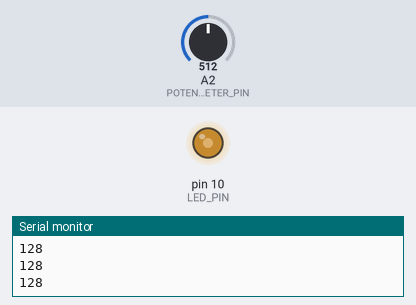
The sketch below on a simulated Arduino Uno, built with avr-gcc and run on an emulated ATmega328P. Shown: output pins drawn as LEDs (lit = HIGH), the last lines printed to the serial monitor. Inputs (shaded band) come from the test bench; at power-on: A2 (POTENTIOMETER_PIN) = 512.

Above: at 1.2 s.
1.3 s: A2 (POTENTIOMETER_PIN) set to 716
At 1.7 s:
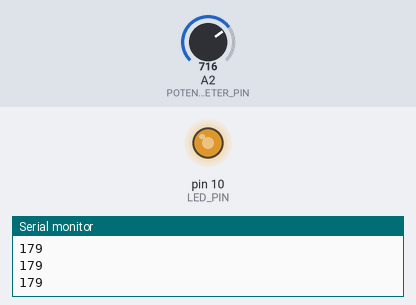
2.8 s: A2 (POTENTIOMETER_PIN) set to 900
At 4.0 s:
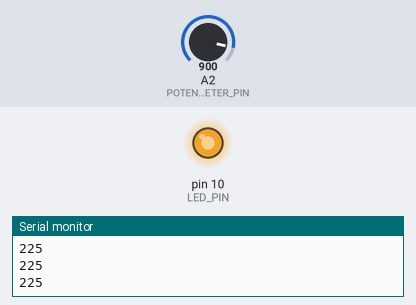
4.3 s: A2 (POTENTIOMETER_PIN) set to 122
At 5.2 s:
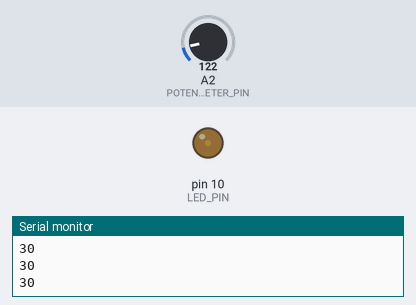
5.8 s: A2 (POTENTIOMETER_PIN) set to 0
At 6.3 s:
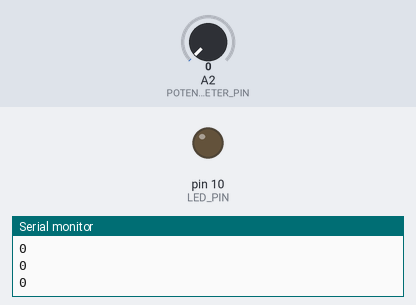
Timing chart, 0 to 8.3 s (numbered marks = the images above; inputs shaded):
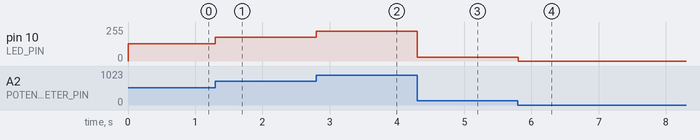

Measured:
- after the input at 1.3 s, pin 10 (LED_PIN): 128/255 → 179/255 at once
- after the input at 2.8 s, pin 10 (LED_PIN): 179/255 → 225/255 at once
- after the input at 4.3 s, pin 10 (LED_PIN): 225/255 → 30/255 at once
- after the input at 5.8 s, pin 10 (LED_PIN): 30/255 → 0/255 at once

The sketch:

sketch_oct28b.ino
```cpp
#include <EEPROM.h>
#define POTENTIOMETER_PIN A2
#define LED_PIN 10

int max_brightness;
int brightness;
void setup() {
  // put your setup code here, to run once:
  Serial.begin(9600);
  pinMode(LED_PIN, OUTPUT);
  pinMode(POTENTIOMETER_PIN, INPUT);
  max_brightness = EEPROM.read(3);
  Serial.println(max_brightness);
}

void loop() {
  // put your main code here, to run repeatedly:
  // LED on PIN 10 - fade in/out from potenitiometer
  // max intensity from serial input
  // Save max intensity to EEPROM
  if (Serial.available()> 0){
     max_brightness = Serial.parseInt();
     EEPROM.update(3, max_brightness);
  }
  brightness = (analogRead(POTENTIOMETER_PIN)) / 4;
  if (brightness <= max_brightness){
    analogWrite(LED_PIN, brightness);
    Serial.println(analogRead(POTENTIOMETER_PIN) / 4);
  }
  else{
    Serial.print("Maximum Brightness reached of: ");
    Serial.println(max_brightness);
  }
}
```
